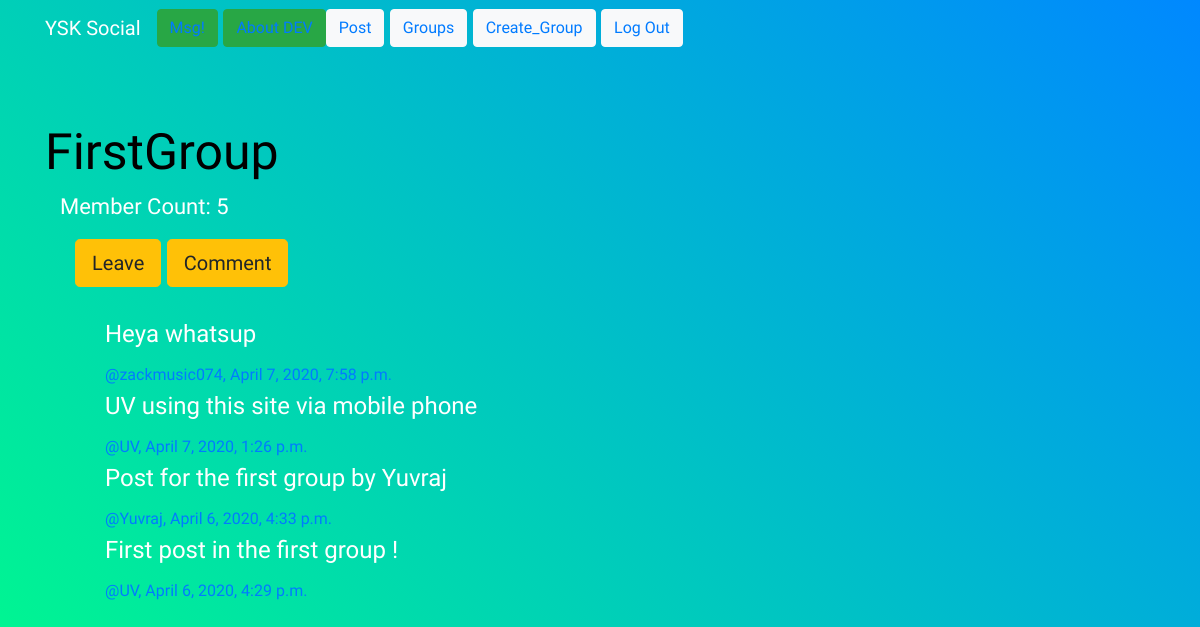
Screenshot of /groups/posts/in/firstgroup/ (signed in) with the database file from the repository.
### groups/models.py (models this page shows, shortened)
class Group(models.Model):
    name = models.CharField(max_length=255, unique=True)
    slug = models.SlugField(allow_unicode=True, unique=True)
    description = models.TextField(blank=True, default='')
    description_html = models.TextField(editable=False, default='', blank=True)
    members = models.ManyToManyField(User, through='GroupMember')
    class Meta:
        ordering = ['name']

### posts/models.py (models this page shows, shortened)
class Post(models.Model):
     user = models.ForeignKey(User, related_name='posts', on_delete=models.CASCADE)
     created_at = models.DateTimeField(auto_now=True)
     message = models.TextField()
     message_html = models.TextField(editable=False)
     group = models.ForeignKey(Group, related_name='posts', null=True, blank=True, on_delete=models.CASCADE)
     class Meta:
         ordering = ['-created_at']
         unique_together = ['user', 'message']

### groups/views.py (the view)
# urls.py: re_path(r'posts/in/(?P<slug>[-\w]+)/$', views.SingleGroup.as_view(), name='single'),
class SingleGroup(generic.DetailView):
    model = Group

### groups/templates/groups/group_detail.html (shortened to what this page needs)
{% extends 'groups/group_base.html' %}
{% block pregroup %}
<h1>{{group.name}}</h1>
<div class="container">
  <p>Member Count: {{group.members.count}}</p>
</div>
<div class="content container">
  <div class="container center">
    {% if user in group.members.all %}
      <a href="{% url 'groups:leave' slug=group.slug %}"
          class='btn btn-lg btn-fill btn-warning'>
      Leave</a>
      <a href="{% url 'posts:create' %}"
          class='btn btn-lg btn-fill btn-warning'>
      Comment</a>
    {% else %}
    <a href="{% url 'groups:join' slug=group.slug %}"
        class='btn btn-lg btn-fill btn-success'>
      <span class="glyphicon glyphicon-ok-circle"></span>Join</a>
  </div>
  {% endif %}
<br><br>
</div>
{% endblock %}
{% block group_content %}
  {% if user in group.members.all %}
    <div class="col-md">
      {% if group.posts.count == 0 %}
        <h3>No posts in this group yet!</h3>
      {% else %}
        {% for post in group.posts.all %}
          {% include 'posts/_post.html' %}
        {% endfor %}
      {% endif %}
    </div>
  {%else%}
  <h3>👆 Join the Group to see the Posts 😊</h3>
  {%endif%}
{% endblock %}

### posts/templates/posts/_post.html (shortened to what this page needs)
<div class="container">
  <div class="post media">
    <div class="container">
      <h4>{{post.message_html|safe}}</h4>
    </div>
  </div>
  <div class="container">
    <h6 class="media-heading">
      <span class="username">
        <a href="{% url 'posts:for_user' username=post.user.username %}">@{{post.user.username}},</a>
      </span>
      <time class='time'>
        <a href="{% url 'posts:single' username=post.user.username pk=post.pk %}">
        {{post.created_at}}</a>
      </time>
    </h6>
  </div>
</div>

### static/starsocial/css/master.css (style rules this page uses)
html, body { margin: 0; overflow: hidden; background-color: #000000; color: white; overflow:auto; }
h1 { font-family: 'Boogaloo'; color: black; font-size: 50px; top:calc(50% - 80px); left:calc(50% - 130px); }
.loader { position:fixed; left:0; right:0; top:0; bottom:0; filter:hue-rotate(0deg); background:linear-gradient(45deg,#0f8,#08f); animation:hue 10000ms infinite linear; }

### templates/base.html (style rules this page uses)
body { font-family: 'Aladin';font-size: 22px; }

### rows the page displays
Group: name "FirstGroup", members.count "5"
Post: message_html "Heya whatsup", user.username "zackmusic074", created_at "April 7, 2020, 7:58 p.m."
Post: message_html "UV using this site via mobile phone", user.username "UV", created_at "April 7, 2020, 1:26 p.m."
Post: message_html "Post for the first group by Yuvraj", user.username "Yuvraj", created_at "April 6, 2020, 4:33 p.m."
Post: message_html "First post in the first group !", user.username "UV", created_at "April 6, 2020, 4:29 p.m."
